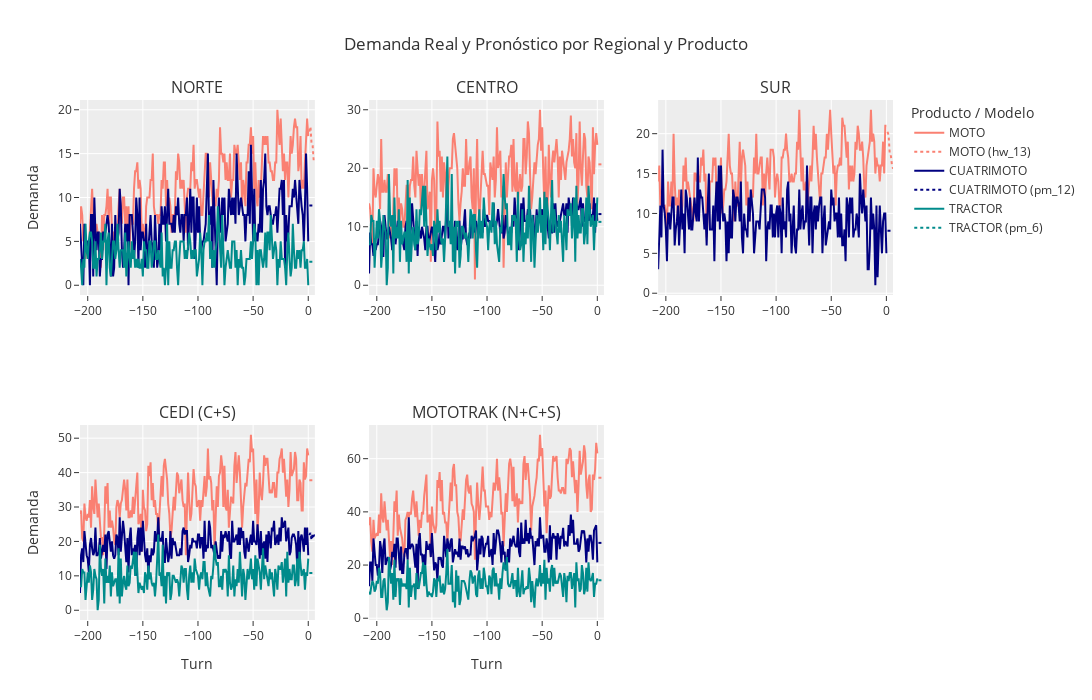

Here is the notebook cell this chart was saved with:
### Code cell
# Crear figura 2x3
fig = make_subplots(
    rows=2, cols=3,
    subplot_titles=["NORTE", "CENTRO", "SUR", "CEDI (C+S)", "MOTOTRAK (N+C+S)", ""]
)

# Posiciones de subplots
subplot_pos = {
    'NORTE': (1, 1),
    'CENTRO': (1, 2),
    'SUR': (1, 3),
    'CEDI': (2, 1),
    'MOTOTRAK': (2, 2)
}

# Mostrar leyenda solo una vez
showlegend_flag = True

# Agregar trazos de demanda real y pronóstico
for region in regionales:
    row, col = subplot_pos[region]
    df_region = df[df['REGIONAL'] == region]

    for producto in productos:
        # 1. Demanda real
        df_sub = df_region[df_region['PRODUCTO'] == producto]
        if not df_sub.empty:
            fig.add_trace(
                go.Scatter(
                    x=df_sub['Turn'],
                    y=df_sub['DEMANDA'],
                    mode='lines',
                    name=producto,
                    line=dict(color=colores[producto]),
                    showlegend=showlegend_flag
                ),
                row=row, col=col
            )

        # 2. Pronóstico (si existe en resultados)
        clave = (region, producto)
        if clave in resultados_por_serie:
            pronostico_final = resultados_por_serie[clave]["pronostico_final"]
            mejor_modelo = resultados_por_serie[clave]["mejor_modelo"]

            if not pronostico_final.empty:
                fig.add_trace(
                    go.Scatter(
                        x=pronostico_final.index,
                        y=pronostico_final[mejor_modelo],
                        mode='lines',
                        name=f"{producto} ({mejor_modelo})",
                        line=dict(dash='dot', color=colores[producto]),
                        showlegend=showlegend_flag
                    ),
                    row=row, col=col
                )

    showlegend_flag = False  # Solo mostrar en el primer subplot

# Layout final
fig.update_layout(
    height=700, width=1200,
    title_text="Demanda Real y Pronóstico por Regional y Producto",
    showlegend=True,
    legend_title="Producto / Modelo",
    template="ggplot2"
)

# Etiquetas ejes
fig.update_xaxes(title_text="Turn", row=2, col=1)
fig.update_xaxes(title_text="Turn", row=2, col=2)
fig.update_yaxes(title_text="Demanda", row=1, col=1)
fig.update_yaxes(title_text="Demanda", row=2, col=1)

fig.show()

### Figure 1 — Plotly figure (JSON) as saved in the notebook; plotly's stock layout.template omitted (floating-point values rounded to 4 significant figures; data arrays with more than 128 entries replaced by an {"elided": "..."} marker saying what was removed)
{"data": [{"line": {"color": "salmon"}, "mode": "lines", "name": "MOTO", "showlegend": true, "type": "scatter", "x": {"elided": "208 int values"}, "xaxis": "x", "y": {"elided": "208 float values"}, "yaxis": "y"}, {"line": {"color": "salmon", "dash": "dot"}, "mode": "lines", "name": "MOTO (hw_13)", "showlegend": true, "type": "scatter", "x": [1, 2, 3, 4, 5, 6], "xaxis": "x", "y": [17.51, 18.07, 16.14, 15.88, 14.14, 14.19], "yaxis": "y"}, {"line": {"color": "navy"}, "mode": "lines", "name": "CUATRIMOTO", "showlegend": true, "type": "scatter", "x": {"elided": "208 int values"}, "xaxis": "x", "y": {"elided": "208 float values"}, "yaxis": "y"}, {"line": {"color": "navy", "dash": "dot"}, "mode": "lines", "name": "CUATRIMOTO (pm_12)", "showlegend": true, "type": "scatter", "x": [1, 2, 3, 4, 5, 6], "xaxis": "x", "y": [9.083, 9.083, 9.083, 9.083, 9.083, 9.083], "yaxis": "y"}, {"line": {"color": "darkcyan"}, "mode": "lines", "name": "TRACTOR", "showlegend": true, "type": "scatter", "x": {"elided": "208 int values"}, "xaxis": "x", "y": {"elided": "208 float values"}, "yaxis": "y"}, {"line": {"color": "darkcyan", "dash": "dot"}, "mode": "lines", "name": "TRACTOR (pm_6)", "showlegend": true, "type": "scatter", "x": [1, 2, 3, 4, 5, 6], "xaxis": "x", "y": [2.667, 2.667, 2.667, 2.667, 2.667, 2.667], "yaxis": "y"}, {"line": {"color": "salmon"}, "mode": "lines", "name": "MOTO", "showlegend": false, "type": "scatter", "x": {"elided": "208 int values"}, "xaxis": "x2", "y": {"elided": "208 float values"}, "yaxis": "y2"}, {"line": {"color": "salmon", "dash": "dot"}, "mode": "lines", "name": "MOTO (pm_12)", "showlegend": false, "type": "scatter", "x": [1, 2, 3, 4, 5, 6], "xaxis": "x2", "y": [20.67, 20.67, 20.67, 20.67, 20.67, 20.67], "yaxis": "y2"}, {"line": {"color": "navy"}, "mode": "lines", "name": "CUATRIMOTO", "showlegend": false, "type": "scatter", "x": {"elided": "208 int values"}, "xaxis": "x2", "y": {"elided": "208 float values"}, "yaxis": "y2"}, {"line": {"color": "navy", "dash": "dot"}, "mode": "lines", "name": "CUATRIMOTO (pm_6)", "showlegend": false, "type": "scatter", "x": [1, 2, 3, 4, 5, 6], "xaxis": "x2", "y": [12.17, 12.17, 12.17, 12.17, 12.17, 12.17], "yaxis": "y2"}, {"line": {"color": "darkcyan"}, "mode": "lines", "name": "TRACTOR", "showlegend": false, "type": "scatter", "x": {"elided": "208 int values"}, "xaxis": "x2", "y": {"elided": "208 float values"}, "yaxis": "y2"}, {"line": {"color": "darkcyan", "dash": "dot"}, "mode": "lines", "name": "TRACTOR (pm_6)", "showlegend": false, "type": "scatter", "x": [1, 2, 3, 4, 5, 6], "xaxis": "x2", "y": [10.83, 10.83, 10.83, 10.83, 10.83, 10.83], "yaxis": "y2"}, {"line": {"color": "salmon"}, "mode": "lines", "name": "MOTO", "showlegend": false, "type": "scatter", "x": {"elided": "208 int values"}, "xaxis": "x3", "y": {"elided": "208 float values"}, "yaxis": "y3"}, {"line": {"color": "salmon", "dash": "dot"}, "mode": "lines", "name": "MOTO (hw_13)", "showlegend": false, "type": "scatter", "x": [1, 2, 3, 4, 5, 6], "xaxis": "x3", "y": [20.24, 19.86, 17.55, 17.3, 16.11, 15.61], "yaxis": "y3"}, {"line": {"color": "navy"}, "mode": "lines", "name": "CUATRIMOTO", "showlegend": false, "type": "scatter", "x": {"elided": "208 int values"}, "xaxis": "x3", "y": {"elided": "208 float values"}, "yaxis": "y3"}, {"line": {"color": "navy", "dash": "dot"}, "mode": "lines", "name": "CUATRIMOTO (pm_6)", "showlegend": false, "type": "scatter", "x": [1, 2, 3, 4, 5, 6], "xaxis": "x3", "y": [7.833, 7.833, 7.833, 7.833, 7.833, 7.833], "yaxis": "y3"}, {"line": {"color": "salmon"}, "mode": "lines", "name": "MOTO", "showlegend": false, "type": "scatter", "x": {"elided": "208 int values"}, "xaxis": "x4", "y": {"elided": "208 float values"}, "yaxis": "y4"}, {"line": {"color": "salmon", "dash": "dot"}, "mode": "lines", "name": "MOTO (pm_12)", "showlegend": false, "type": "scatter", "x": [1, 2, 3, 4, 5, 6], "xaxis": "x4", "y": [37.75, 37.75, 37.75, 37.75, 37.75, 37.75], "yaxis": "y4"}, {"line": {"color": "navy"}, "mode": "lines", "name": "CUATRIMOTO", "showlegend": false, "type": "scatter", "x": {"elided": "208 int values"}, "xaxis": "x4", "y": {"elided": "208 float values"}, "yaxis": "y4"}, {"line": {"color": "navy", "dash": "dot"}, "mode": "lines", "name": "CUATRIMOTO (hw_13)", "showlegend": false, "type": "scatter", "x": [1, 2, 3, 4, 5, 6], "xaxis": "x4", "y": [21.82, 22.5, 20.44, 22.32, 21.63, 22.0], "yaxis": "y4"}, {"line": {"color": "darkcyan"}, "mode": "lines", "name": "TRACTOR", "showlegend": false, "type": "scatter", "x": {"elided": "208 int values"}, "xaxis": "x4", "y": {"elided": "208 float values"}, "yaxis": "y4"}, {"line": {"color": "darkcyan", "dash": "dot"}, "mode": "lines", "name": "TRACTOR (pm_6)", "showlegend": false, "type": "scatter", "x": [1, 2, 3, 4, 5, 6], "xaxis": "x4", "y": [10.83, 10.83, 10.83, 10.83, 10.83, 10.83], "yaxis": "y4"}, {"line": {"color": "salmon"}, "mode": "lines", "name": "MOTO", "showlegend": false, "type": "scatter", "x": {"elided": "208 int values"}, "xaxis": "x5", "y": {"elided": "208 float values"}, "yaxis": "y5"}, {"line": {"color": "salmon", "dash": "dot"}, "mode": "lines", "name": "MOTO (pm_12)", "showlegend": false, "type": "scatter", "x": [1, 2, 3, 4, 5, 6], "xaxis": "x5", "y": [52.83, 52.83, 52.83, 52.83, 52.83, 52.83], "yaxis": "y5"}, {"line": {"color": "navy"}, "mode": "lines", "name": "CUATRIMOTO", "showlegend": false, "type": "scatter", "x": {"elided": "208 int values"}, "xaxis": "x5", "y": {"elided": "208 float values"}, "yaxis": "y5"}, {"line": {"color": "navy", "dash": "dot"}, "mode": "lines", "name": "CUATRIMOTO (pm_12)", "showlegend": false, "type": "scatter", "x": [1, 2, 3, 4, 5, 6], "xaxis": "x5", "y": [28.33, 28.33, 28.33, 28.33, 28.33, 28.33], "yaxis": "y5"}, {"line": {"color": "darkcyan"}, "mode": "lines", "name": "TRACTOR", "showlegend": false, "type": "scatter", "x": {"elided": "208 int values"}, "xaxis": "x5", "y": {"elided": "208 float values"}, "yaxis": "y5"}, {"line": {"color": "darkcyan", "dash": "dot"}, "mode": "lines", "name": "TRACTOR (hw)", "showlegend": false, "type": "scatter", "x": [1, 2, 3, 4, 5, 6], "xaxis": "x5", "y": [14.24, 14.25, 14.26, 14.27, 14.27, 14.28], "yaxis": "y5"}], "layout": {"annotations": [{"font": {"size": 16}, "showarrow": false, "text": "NORTE", "x": 0.1444, "xanchor": "center", "xref": "paper", "y": 1, "yanchor": "bottom", "yref": "paper"}, {"font": {"size": 16}, "showarrow": false, "text": "CENTRO", "x": 0.5, "xanchor": "center", "xref": "paper", "y": 1, "yanchor": "bottom", "yref": "paper"}, {"font": {"size": 16}, "showarrow": false, "text": "SUR", "x": 0.8556, "xanchor": "center", "xref": "paper", "y": 1, "yanchor": "bottom", "yref": "paper"}, {"font": {"size": 16}, "showarrow": false, "text": "CEDI (C+S)", "x": 0.1444, "xanchor": "center", "xref": "paper", "y": 0.375, "yanchor": "bottom", "yref": "paper"}, {"font": {"size": 16}, "showarrow": false, "text": "MOTOTRAK (N+C+S)", "x": 0.5, "xanchor": "center", "xref": "paper", "y": 0.375, "yanchor": "bottom", "yref": "paper"}], "height": 700, "legend": {"title": {"text": "Producto / Modelo"}}, "showlegend": true, "title": {"text": "Demanda Real y Pronóstico por Regional y Producto"}, "width": 1200, "xaxis": {"anchor": "y", "domain": [0, 0.2889]}, "xaxis2": {"anchor": "y2", "domain": [0.3556, 0.6444]}, "xaxis3": {"anchor": "y3", "domain": [0.7111, 1]}, "xaxis4": {"anchor": "y4", "domain": [0, 0.2889], "title": {"text": "Turn"}}, "xaxis5": {"anchor": "y5", "domain": [0.3556, 0.6444], "title": {"text": "Turn"}}, "xaxis6": {"anchor": "y6", "domain": [0.7111, 1]}, "yaxis": {"anchor": "x", "domain": [0.625, 1], "title": {"text": "Demanda"}}, "yaxis2": {"anchor": "x2", "domain": [0.625, 1]}, "yaxis3": {"anchor": "x3", "domain": [0.625, 1]}, "yaxis4": {"anchor": "x4", "domain": [0, 0.375], "title": {"text": "Demanda"}}, "yaxis5": {"anchor": "x5", "domain": [0, 0.375]}, "yaxis6": {"anchor": "x6", "domain": [0, 0.375]}}}
